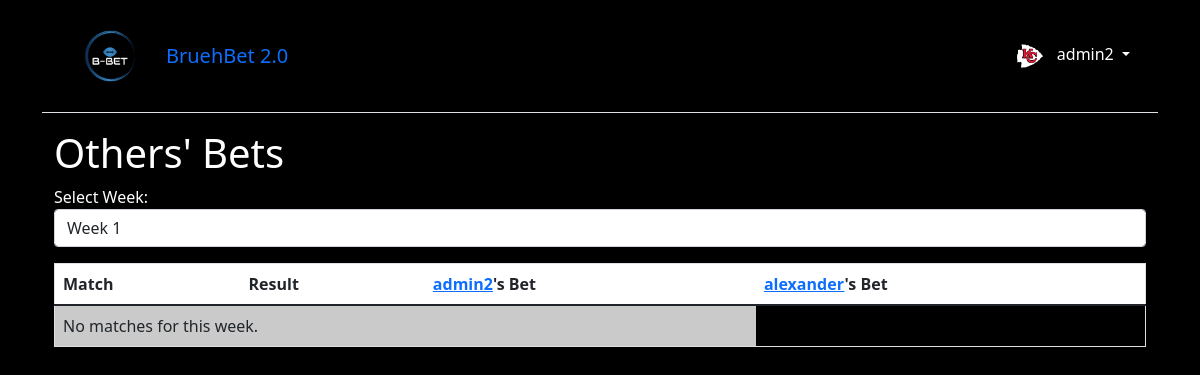
Screenshot of /users/fellow_bets/1362/ (signed in) with the database file from the repository.
### users/models.py (models this page shows, shortened)
class CustomUser(AbstractUser):
    favorite_team = models.ForeignKey(Team, on_delete=models.SET_NULL, null=True, blank=True)
    models.SlugField(null=True, blank=True, unique=True)
    bio = models.TextField(blank=True, null=True)
    profile_picture = models.ImageField(upload_to='profiles_pictures/', blank=True, null=True)

class Team(models.Model):
    name = models.CharField(max_length=50, blank=True, primary_key=True)
    logo = models.ImageField(upload_to='team_logos/', null=True, blank=True)
    short_name = models.TextField(blank=True, null=True)

### users/views.py (the view)
# urls.py: path('fellow_bets/<int:week_number>/', FellowBetsView.as_view(), name='fellow_bets'),
class FellowBetsView(ListView):
    model = Bet
    template_name = 'fellow_bets.html'
    context_object_name = 'bets'
    def get_queryset(self):
        week_number = self.kwargs.get('week_number')
        return Bet.objects.filter(match__week_number=week_number)
    def get_context_data(self, **kwargs):
        context = super().get_context_data(**kwargs)
        context['weeks'] = range(1, 19)
        context['matches'] = Match.objects.filter(week_number=self.kwargs.get('week_number'))
        context['users'] = CustomUser.objects.all()
        context['week_number'] = self.kwargs.get('week_number')
        context['current_time']: timezone.now()
        return context

### templates/fellow_bets.html (shortened to what this page needs)
{% extends 'base.html' %}
{% block content %}
<div class="container">
    <div class="row">
        <div class="col-12">
            <h1>Others' Bets</h1>
            <label for="week_number">Select Week:</label>
            <select id="week_number" onchange="location = this.value;" class="form-control mb-3">
                {% for week in weeks %}
                <option value="{% url 'fellow_bets' week %}" {% if week == week_number %}selected{% endif %}>Week {{ week }}</option>
                {% endfor %}
            </select>
            <div class="d-none d-md-block table-responsive">
                <table class="table">
                    <thead>
                        <tr style="background-color: white;">
                            <th>Match</th>
                            <th>Result</th>
                            {% for user in users %}
                            <th><a href="{% url 'profile' user.username %}">{{ user.username }}</a>'s Bet</th>
                            {% endfor %}
                        </tr>
                    </thead>
                    <tbody>
                        {% for match in matches %}
                        <tr>
                            <td>{{ match.away_team }} at {{ match.home_team }}</td>
                            <td>{{ match.away_team_result }} : {{ match.home_team_result }}</td>
                            {% for user in users %}
                            <td>
                                {% for bet in bets %}
                                    {% if bet.user == user and bet.match == match %}
                                        {% if match.has_started %}
                                            {{ bet.predicted_away_score }} : {{ bet.predicted_home_score }} ({{bet.points}} points)
                                        {% else %}
                                            🔒
                                        {% endif %}
                                    {% endif %}
                                {% endfor %}
                            </td>
                            {% endfor %}
                        </tr>
                        {% empty %}
                        <tr>
                            <td colspan="{{ users|length|add:1 }}">No matches for this week.</td>
                        </tr>
                        {% endfor %}
                    </tbody>
                </table>
            </div>
        </div>
    </div>
</div>
{% endblock %}

### templates/base.html (shortened to what this page needs)
{% load static %}
<!DOCTYPE html>
<html>
<head>
  <link rel="stylesheet" type="text/css" href="{% static 'css/styles.css' %}">
  <link href="https://cdn.jsdelivr.net/npm/bootstrap@5.1.3/dist/css/bootstrap.min.css" rel="stylesheet"
>
    <link rel="stylesheet" href="https://cdnjs.cloudflare.com/ajax/libs/OwlCarousel2/2.3.4/assets/owl.carousel.min.css">
<link rel="stylesheet" href="https://cdnjs.cloudflare.com/ajax/libs/OwlCarousel2/2.3.4/assets/owl.theme.default.min.css">
</head>
<body>
  <div class="container">
    <header class="p-3 mb-3 border-bottom">
      <div class="container">
        <div class="d-flex flex-wrap align-items-center justify-content-center
          justify-content-lg-start">
          <img src="{% static 'logo/png/logo-color.png' %}" alt="BruehBet Logo" class="me-3 logo">
          <a class="navbar-brand" href="{% url 'home' %}">BruehBet 2.0</a>
            {% if user.is_authenticated %}
          <div class="dropdown text-end">
            <a href="#" class="d-block link-dark text-decoration-none dropdown-toggle" id="dropdownUser1"
              data-bs-toggle="dropdown" aria-expanded="false">
              {% if request.user.profile_picture %}
                <img src="{{ request.user.profile_picture.url }}" width="30" height="30" class="rounded-circle me-2">
              {% elif request.user.favorite_team.logo %}
                <img src="{{ request.user.favorite_team.logo.url }}" width="30" height="30" class="rounded-circle me-2">
              {% else %}
                <img src="{% static 'images/nfl.png' %}" width="30" height="30" class="rounded-circle me-2">
              {% endif %}
              {{ request.user.username }}
            </a>
          </div>
          {% else %}
          <div class="text-end">
            <a href="{% url 'login' %}" class="btn btn-outline-primary me-2">Log
              In</a>
            <a href="{% url 'signup' %}" class="btn btn-primary">Sign Up</a>
          </div>
          {% endif %}
        </div>
      </div>
    </header>
    <main>
      {% block content %}
      {% endblock content %}
    </main>
  </div>
</body>
</html>

### static/css/styles.css (style rules this page uses)
html { scroll-behavior: smooth; }
a { color: rgb(137,147,158) }
body { background-image: url("../../media/background.jpg"); background-repeat: no-repeat; background-size: cover; background-attachment: fixed; height: 100vh; }
table { width: 80%; border: 1px solid #ddd; }
h1, label, p, li { color: white; }
th { background-color: #f2f2f2; text-align: left; padding: 8px; border: 1px solid #ddd; background-color: white; }
thead { background-color: #f2f2f2; }
td { padding: 8px; border-bottom: 1px solid #ddd; }
tr:nth-child(odd) td { padding: 8px; background-color: #cacaca; border-bottom: 1px solid #ddd; }
#dropdownUser1 { color: white; }
.logo { width: 50px; height: auto; }
@media (min-width: 576px) { .logo { width: 60px; } }
@media (min-width: 768px) { .logo { width: 70px; } }
@media (min-width: 992px) { .logo { width: 80px; } }

### rows the page displays
CustomUser: user.favorite_team.logo (picture), user.username "admin2", username "admin2"
CustomUser: username "alexander"
